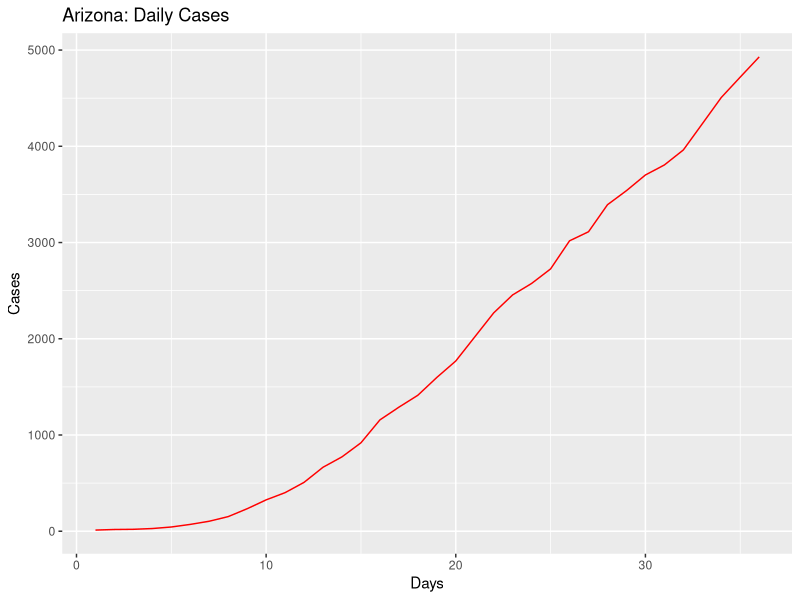
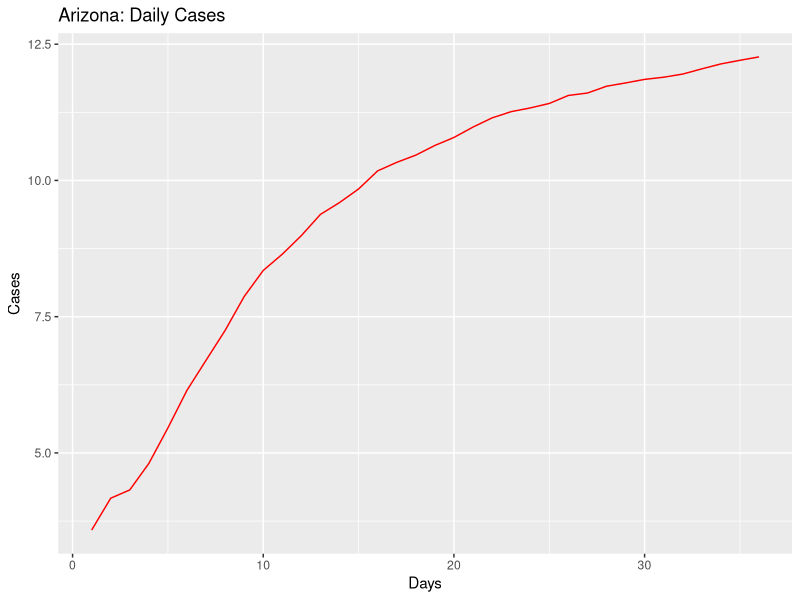
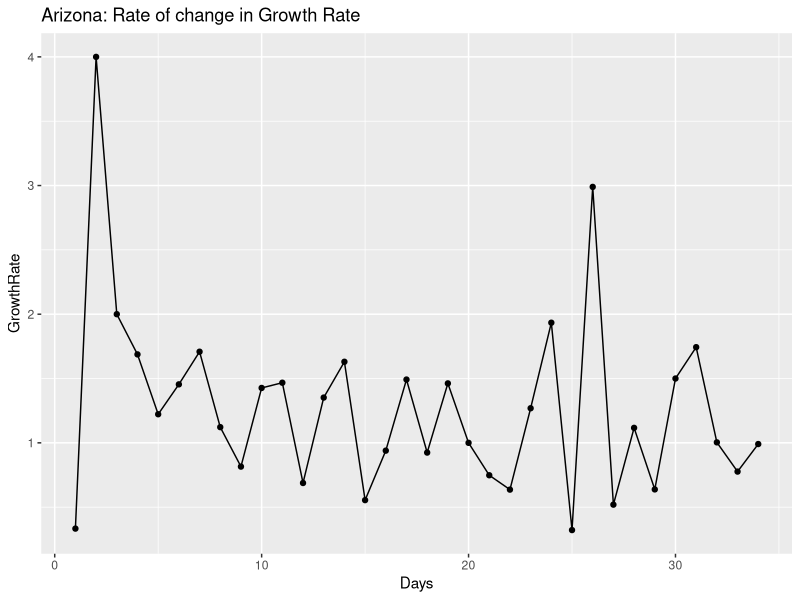
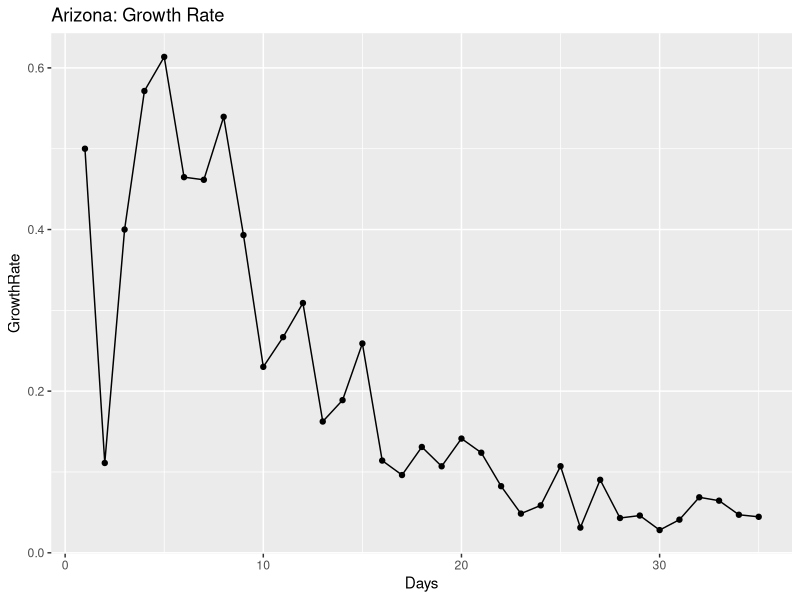
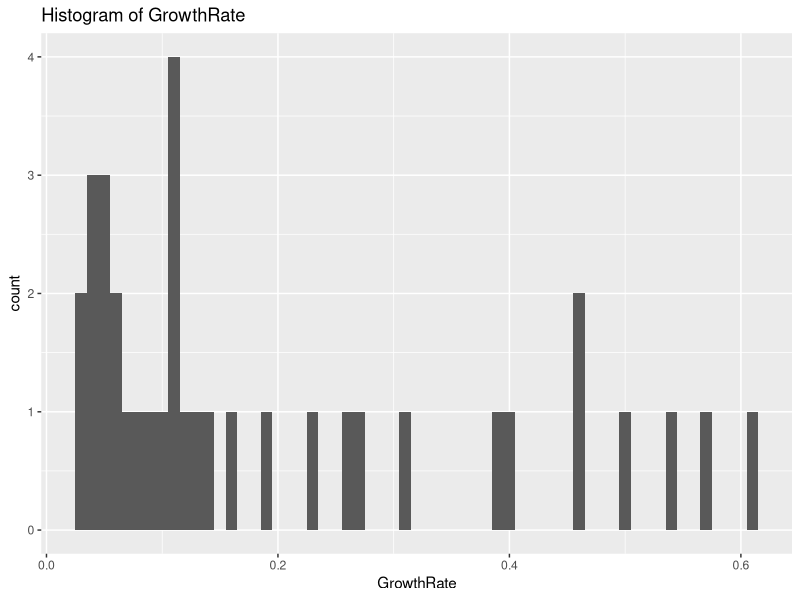
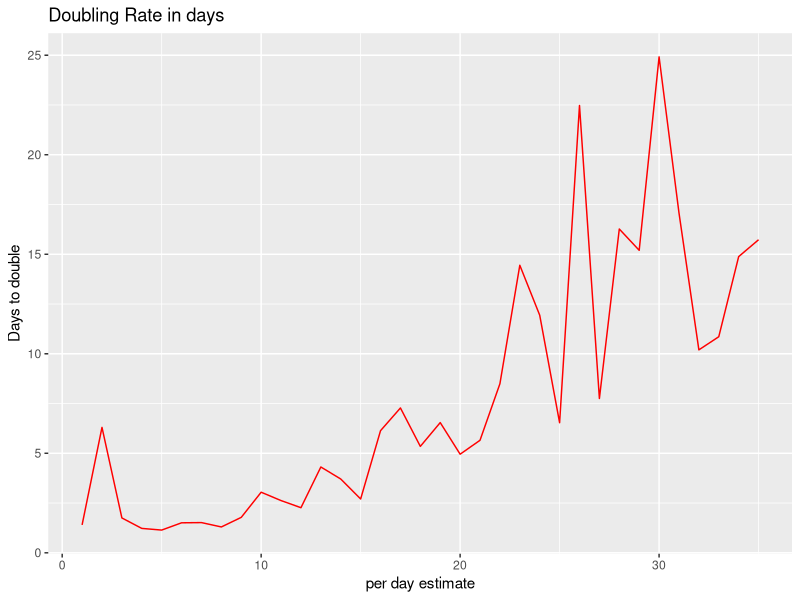
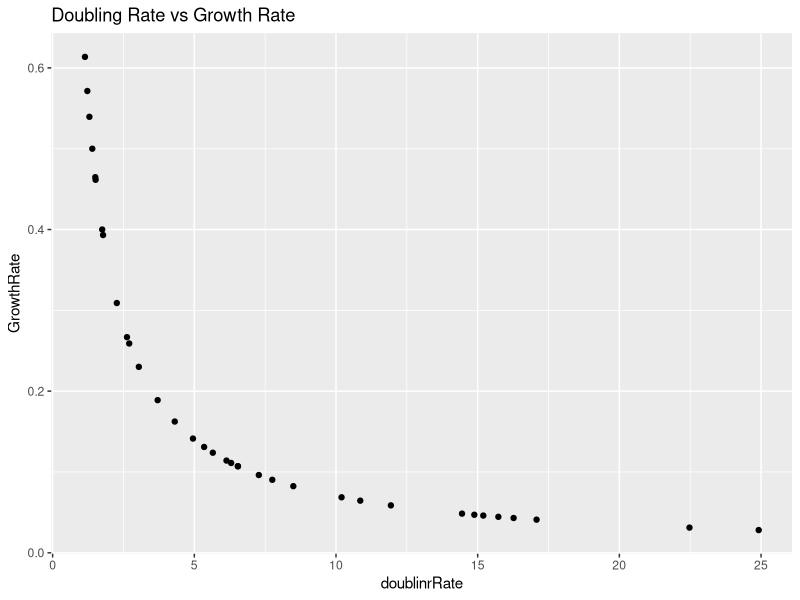
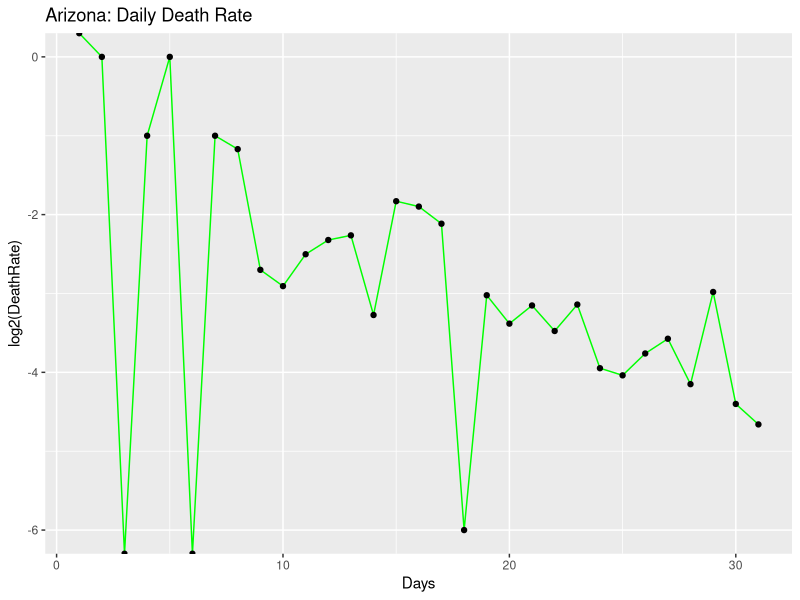

Reproduce these figures in R, in order.
## ---- chunk 1
knitr::opts_chunk$set(echo = TRUE)
## ---- chunk 2
library(ggplot2)
library(gridExtra)
library(dplyr)

coronaGrowth <- function(absoluteNumbers){
  growthfactor <- NULL
  absgrowth <- NULL
  for(i in 1:length(absoluteNumbers))
  {
    #print((absoluteNumbers[i]-absoluteNumbers[i+1]/absoluteNumbers[i+1])/absoluteNumbers[i+1])
    growthfactor[i] <- ((absoluteNumbers[i]-absoluteNumbers[i+1]))/(absoluteNumbers[i+1]-absoluteNumbers[i+2])  
    #growthfactor[i] <- ((absoluteNumbers[i]-absoluteNumbers[i+1]))/(absolutenumbers[i])
  }
  
  return (rev(growthfactor))
}

DailyGrowthRate <- function(absoluteNumbers)
{
  growthfactor <- NULL
  absgrowth <- NULL
  for(i in 1:length(absoluteNumbers))
  {
    #print((absoluteNumbers[i]-absoluteNumbers[i+1]/absoluteNumbers[i+1])/absoluteNumbers[i+1])
    growthfactor[i] <- ((absoluteNumbers[i]/absoluteNumbers[i+1]))-1 
    #growthfactor[i] <- ((absoluteNumbers[i]-absoluteNumbers[i+1]))/(absolutenumbers[i])
  }
  
  return (rev(growthfactor))  
}

DoublingRate <- function(absoluteNumbers)
{
  doublingrRate <- NULL
  cumsum <- NULL
  for(i in 1:length(absoluteNumbers))
  {
    
    doublingrRate[i] <- (70/(absoluteNumbers[i]*100))
    
  }
  return ((doublingrRate))  
}

#Calculate the mean and median growth rate:
MeanMediangrowthrate <- function(dataTrend1)
{
  MeanGRTrend <- NULL
  MedianGRTrend <- NULL
  
  for(i in 1:length(dataTrend1$GrowthRate))
  {
    MedianGRTrend[i] <- median(dataTrend1[1:i,"GrowthRate"])
    MeanGRTrend[i] <- mean(dataTrend1[1:i,"GrowthRate"])
  }
  
  dataTrend1$MedianGRT = MedianGRTrend
  dataTrend1$MeanGRT = MeanGRTrend
  
  return(dataTrend1)

}

#Calculate ratio of newdeaths/newcases
newDeathstonewCases <- function(absolutenumbers,totaldeaths)
{
  newCases <- NULL
  newDeaths <- NULL
  for(i in 1:length(absolutenumbers))
  {
    if(i == length(absolutenumbers))
    {
      print("reached the end")
    }else{
     newDeaths[i] = (totaldeaths[i]-totaldeaths[i+1])
     newCases[i] = (absolutenumbers[i]-absolutenumbers[i+1]) 
    }
  }
  

  days <- seq(2:length(absolutenumbers))
 return(data.frame( newDeaths = rev(newDeaths),newCases = rev(newCases),Days = days))
 
}

#Calculate ratio of deaths to totalCases
totalDeathstoCases <- function(absolutenumbers,totaldeaths)
{
  ratio <- NULL
  for(i in 1:length(absolutenumbers))
  {

     ratio[i] = (totaldeaths[i])/(absolutenumbers[i]) 
  }
  
  return(rev(ratio))
}
## ---- chunk 3
#Arizona

absolutenumbers <- c(4929,4719,4507,4234,3962,3806,3702,3539,3393,3112,3018,2726,2575,2456,2269,2019,1769,1598,1413,1289,1157,919,773,665,508,401,326,234,152,104,71,44,28,20,18,12)

totaldeaths <- c(184,177,169,150,142,131,122,115,108,97,89,80,73,65,64,52,41,32,29,24,20,17,15,13,9,6,6,3,2,2,1,0,0,0,0,0)

#America
#absolutenumbers <- c(101.7*1000,83.8*1000,65.8*1000,53.7*1000,43.8*1000,33.3*1000,25*1000,19*1000,13.7*1000,7.8*1000,6.4*1000,4.6*1000,3.5*1000,2.7*1000)
## ---- chunk 4
growthrate <- na.exclude(coronaGrowth(absolutenumbers))
days <- seq(1:length(growthrate))
dataTrend <- data.frame(GrowthRate = growthrate,Days = days)
print(dataTrend)
p1 <- ggplot(data=dataTrend, aes(x=Days, y=GrowthRate, group=1)) +ggtitle("Arizona: Rate of change in Growth Rate")+
  geom_line()+
  geom_point()

print(dataTrend)
#print(dataTrend1)




growthrate1 <- na.exclude(DailyGrowthRate(absolutenumbers))
doublingrate1 <- na.exclude(DoublingRate(growthrate1))
days1 <- seq(1:length(growthrate1))
dataTrend1 <- data.frame(GrowthRate = growthrate1,Days = days1,doublinrRate = doublingrate1)
print(dataTrend1)
multiplier <- tail(dataTrend1, n = 1)
pred_val <- (head(absolutenumbers, n = 1)*multiplier[,"GrowthRate"])+head(absolutenumbers, n = 1)

p2 <- ggplot(data=dataTrend1, aes(x=Days, y=GrowthRate, group=1)) +ggtitle("Arizona: Growth Rate")+
  geom_line()+
  geom_point()

days <- seq(1:length(absolutenumbers))
growthrate <- append(growthrate, c(1,1),after = 0)
dataOriginal <- data.frame(Cases = rev(absolutenumbers), Days = days)
p3<- ggplot() +geom_line(data=dataOriginal, aes(x=Days, y=Cases,),color = "Red")+labs(title="Arizona: Daily Cases", y="Cases", x="Days")

p3_log<- ggplot() +geom_line(data=dataOriginal, aes(x=Days, y=log2(Cases)),color = "Red")+labs(title="Arizona: Daily Cases", y="Cases", x="Days")+
  #geom_line(data=dataOriginal, aes(x=Days+1, y=Prediction),color = "Blue")
  geom_point()



# Analyze growth rate to get interval of values
summary(dataTrend1$GrowthRate)
dataTrend1%>%select("GrowthRate")%>%summarise(meanGR = mean(GrowthRate), medianGR = median(GrowthRate), sdGR = sd(GrowthRate))
p4 <- ggplot(data = dataTrend1, aes(x = GrowthRate))+ggtitle("Histogram of GrowthRate")+geom_histogram(binwidth = 0.01)


#Analyze the doubling rate
p5<- ggplot() +geom_line(data=dataTrend1, aes(x=Days, y=doublinrRate),color = "Red")+labs(title="Doubling Rate in days", y="Days to double", x ="per day estimate")+
  #geom_line(data=dataOriginal, aes(x=Days+1, y=Prediction),color = "Blue")
  geom_point()

#Scatter plor of Growthrate versus Doubling Rate
p6 <- ggplot()+geom_point(data = dataTrend1, aes(x = doublinrRate, y = GrowthRate))+labs(title = "Doubling Rate vs Growth Rate")

dataTrend1 <- MeanMediangrowthrate(dataTrend1 = dataTrend1)

#Median growth rate trend 
#Median growth rate trend 
p7 <- ggplot()+geom_line(data = dataTrend1, aes(x = Days, y = MedianGRT),color = "Blue")+labs(title = "Arizona Median(BLUE)VsMean(RED) Growth Rate")+geom_line(data=dataTrend1, aes(x=Days , y=MeanGRT),color = "Red")


deathrate1 <- na.exclude(DailyGrowthRate(totaldeaths))
doublingdeathrate1 <- na.exclude(DoublingRate(deathrate1))
days1 <- seq(1:length(deathrate1))
dataDeathTrend1 <- data.frame(DeathRate = deathrate1,Days = days1,doublinrRate = doublingdeathrate1)
#print(dataDeathTrend1)
#multiplier <- tail(totaldeaths, n = 1)
#pred_val <- (head(dataDeathTrend1, n = 1)*multiplier[,"DeathRate"])+head(dataDeathTrend1, n = 1)

p8 <- ggplot(data=dataDeathTrend1, aes(x=Days, y=log2(DeathRate), group=1)) +ggtitle("Arizona: Daily Death Rate")+
  geom_line(color = "Green")+
  geom_point()


rationewdeathtocases <- newDeathstonewCases(absolutenumbers,totaldeaths)

p9 <- ggplot(data=rationewdeathtocases, aes(x=Days, y=log2(newCases), group=1)) +ggtitle("Arizona:newCases(Orange)")+
  geom_line(color = "Orange")+geom_point()

totaldeathstocases <- totalDeathstoCases(absolutenumbers,totaldeaths)
days <- seq(1:length(absolutenumbers))
datatotaldeathstocasesTrend <- data.frame(ratio = totaldeathstocases,Days = days)
#Scatter plot of totalcases to totaldeaths
p10 <- ggplot(data=datatotaldeathstocasesTrend, aes(x=Days, y=ratio, group=1)) +ggtitle("Arizona: TotalDeaths/TotalCases")+
  geom_line(color = "Yellow")+
  geom_point()

#Confidence Interval for mean population GrowthRate:
meanGR = mean(dataTrend1$GrowthRate)
sdGR = sd(dataTrend1$GrowthRate)

uppperlimitGR= meanGR+sdGR
lowerlimitGR = meanGR-sdGR

#Predictions based on: Current Growth Rate, MeanGrowth Rate, Upper GrowthRate, Lower GrowthRate
pred_val_Current <- (head(absolutenumbers, n = 1)*multiplier[,"GrowthRate"])+head(absolutenumbers, n = 1)
pred_val_MeanGR <- (head(absolutenumbers, n = 1)*meanGR)+head(absolutenumbers, n = 1)
pred_val_upperGR <- (head(absolutenumbers, n = 1)*uppperlimitGR)+head(absolutenumbers, n = 1)
pred_val_lowerGR <- (head(absolutenumbers, n = 1)*lowerlimitGR)+head(absolutenumbers, n = 1)

print("Current GR:")
print(multiplier[,"GrowthRate"])
print(pred_val_Current)

print("Mean GR:")
print(meanGR)
print(pred_val_MeanGR)

print("Upperlimit GR:")
print(uppperlimitGR)
print(pred_val_upperGR)

print("Lowerlimit GR:")
print(lowerlimitGR)
print(pred_val_lowerGR)

#Doubling rate:-
DRCurrent <- round(70/(meanGR*100),digits = 0)
DRMedian <- round(70/(median(dataTrend1$GrowthRate)*100),digits = 0)
latestDRCurrent <- round(tail(dataTrend1$doublinrRate,n=1),digits = 0)

## ---- chunk 5
#grid.arrange(p3,p3_log,p1,p2,p4,p5,p6,nrow = 4, ncol = 2)
print(p3)
print(p3_log)
print(p1)
print(p2)
print(p4)
print(p5)
print(p6)
print(p8)
print(p9)
print(p10)
print(p7)
## ---- chunk 6
library(ggplot2)
library(gridExtra)
library(dplyr)

coronaGrowth <- function(absoluteNumbers){
  growthfactor <- NULL
  absgrowth <- NULL
  for(i in 1:length(absoluteNumbers))
  {
    #print((absoluteNumbers[i]-absoluteNumbers[i+1]/absoluteNumbers[i+1])/absoluteNumbers[i+1])
    growthfactor[i] <- ((absoluteNumbers[i]-absoluteNumbers[i+1]))/(absoluteNumbers[i+1]-absoluteNumbers[i+2])  
    #growthfactor[i] <- ((absoluteNumbers[i]-absoluteNumbers[i+1]))/(absolutenumbers[i])
  }
  
  return (rev(growthfactor))
}

DailyGrowthRate <- function(absoluteNumbers)
{
  growthfactor <- NULL
  absgrowth <- NULL
  for(i in 1:length(absoluteNumbers))
  {
    #print((absoluteNumbers[i]-absoluteNumbers[i+1]/absoluteNumbers[i+1])/absoluteNumbers[i+1])
    growthfactor[i] <- ((absoluteNumbers[i]/absoluteNumbers[i+1]))-1 
    #growthfactor[i] <- ((absoluteNumbers[i]-absoluteNumbers[i+1]))/(absolutenumbers[i])
  }
  
  return (rev(growthfactor))  
}

DoublingRate <- function(absoluteNumbers)
{
  doublingrRate <- NULL
  cumsum <- NULL
  for(i in 1:length(absoluteNumbers))
  {
    
    doublingrRate[i] <- (70/(absoluteNumbers[i]*100))
    
  }
  return ((doublingrRate))  
}

#Calculate the mean and median growth rate:
MeanMediangrowthrate <- function(dataTrend1)
{
  MeanGRTrend <- NULL
  MedianGRTrend <- NULL
  
  for(i in 1:length(dataTrend1$GrowthRate))
  {
    MedianGRTrend[i] <- median(dataTrend1[1:i,"GrowthRate"])
    MeanGRTrend[i] <- mean(dataTrend1[1:i,"GrowthRate"])
  }
  
  dataTrend1$MedianGRT = MedianGRTrend
  dataTrend1$MeanGRT = MeanGRTrend
  
  return(dataTrend1)

}

# #Calculate ratio of newdeaths/newcases
# newDeathstonewCases <- function(absolutenumbers,totaldeaths)
# {
#   ratio <- NULL
#   for(i in 1:length(absolutenumbers))
#   {
#     if(i == length(absolutenumbers))
#     {
#       print("reached the end")
#     }else{
#      ratio[i] = (totaldeaths[i]-totaldeaths[i+1])/(absolutenumbers[i]-absolutenumbers[i+1]) 
#     }
#   }
#   
#   return(rev(ratio))
# }

#Calculate ratio of newdeaths/newcases
newDeathstonewCases <- function(absolutenumbers,totaldeaths)
{
  newCases <- NULL
  newDeaths <- NULL
  for(i in 1:length(absolutenumbers))
  {
    if(i == length(absolutenumbers))
    {
      print("reached the end")
    }else{
     newDeaths[i] = (totaldeaths[i]-totaldeaths[i+1])
     newCases[i] = (absolutenumbers[i]-absolutenumbers[i+1]) 
    }
  }
  

  days <- seq(2:length(absolutenumbers))
 return(data.frame( newDeaths = rev(newDeaths),newCases = rev(newCases),Days = days))
 
}

#Calculate ratio of deaths to totalCases
totalDeathstoCases <- function(absolutenumbers,totaldeaths)
{
  ratio <- NULL
  for(i in 1:length(absolutenumbers))
  {

     ratio[i] = (totaldeaths[i])/(absolutenumbers[i]) 
  }
  
  return(rev(ratio))
}

## ---- chunk 7
#Arizona
#absolutenumbers <- c(773,665,508,401,326,234,152,104,71,44,28,20,18,12)

#America

absolutenumbers <- c(762.896*1000,726.856*1000,686.431*1000,654.343*1000,622.412*1000,591.285*1000,573.138*1000,545.934*1000,521.623*1000,489.646*1000,454.615*1000,418.451*1000,386.571*1000,355.834*1000,327.871*1000,300.432*1000,265.506*1000,235.281*1000,205.035*1000,176.518*1000,145.369*1000,133.094*1000,123.578*1000,101.7*1000,83.8*1000,65.8*1000,53.7*1000,43.8*1000,33.3*1000,25*1000,19*1000,13.7*1000,7.8*1000,6.4*1000,4.6*1000,3.5*1000,2.7*1000)

totaldeaths <- c(40495,38200,35578,33490,27549,24618,22930,21474,20057,18325,16691,14791,12851,10880,9622,8457,7127,6081,5107,4057,3143,2585,2222,1697,1296,1028,781,556,414,301,255,206,150,110,87,69,57,48,41,38,30,26,22,19,15,12,11,9,6,1,1)




## ---- chunk 8
growthrate <- na.exclude(coronaGrowth(absolutenumbers))
days <- seq(1:length(growthrate))
dataTrend <- data.frame(GrowthRate = growthrate,Days = days)
print(dataTrend)
p1 <- ggplot(data=dataTrend, aes(x=Days, y=GrowthRate, group=1)) +ggtitle("US: Rate of change in Growth Rate")+
  geom_line()+
  geom_point()

print(dataTrend)
#print(dataTrend1)




growthrate1 <- na.exclude(DailyGrowthRate(absolutenumbers))
doublingrate1 <- na.exclude(DoublingRate(growthrate1))
days1 <- seq(1:length(growthrate1))
dataTrend1 <- data.frame(GrowthRate = growthrate1,Days = days1,doublinrRate = doublingrate1)
print(dataTrend1)
multiplier <- tail(dataTrend1, n = 1)
pred_val <- (head(absolutenumbers, n = 1)*multiplier[,"GrowthRate"])+head(absolutenumbers, n = 1)

p2 <- ggplot(data=dataTrend1, aes(x=Days, y=GrowthRate, group=1)) +ggtitle("US: Growth Rate")+
  geom_line()+
  geom_point()

days <- seq(1:length(absolutenumbers))
growthrate <- append(growthrate, c(1,1),after = 0)
dataOriginal <- data.frame(Cases = rev(absolutenumbers), Days = days)
p3<- ggplot() +geom_line(data=dataOriginal, aes(x=Days, y=Cases,),color = "Red")+labs(title="US: Daily Cases", y="Cases", x="Days")

p3_log<- ggplot() +geom_line(data=dataOriginal, aes(x=Days, y=log2(Cases)),color = "Red")+labs(title="US: Daily Cases", y="Cases", x="Days")+
  #geom_line(data=dataOriginal, aes(x=Days+1, y=Prediction),color = "Blue")
  geom_point()



# Analyze growth rate to get interval of values
summary(dataTrend1$GrowthRate)
dataTrend1%>%select("GrowthRate")%>%summarise(meanGR = mean(GrowthRate), medianGR = median(GrowthRate), sdGR = sd(GrowthRate))
p4 <- ggplot(data = dataTrend1, aes(x = GrowthRate))+ggtitle("Histogram of GrowthRate")+geom_histogram(binwidth = 0.01)


#Analyze the doubling rate
p5<- ggplot() +geom_line(data=dataTrend1, aes(x=Days, y=doublinrRate),color = "Red")+labs(title="Doubling Rate in days", y="Days to double", x ="per day estimate")+
  #geom_line(data=dataOriginal, aes(x=Days+1, y=Prediction),color = "Blue")
  geom_point()

#Scatter plor of Growthrate versus Doubling Rate
p6 <- ggplot()+geom_point(data = dataTrend1, aes(x = doublinrRate, y = GrowthRate))+labs(title = "Doubling Rate vs Growth Rate")

dataTrend1 <- MeanMediangrowthrate(dataTrend1 = dataTrend1)


#Median growth rate trend 
#Median growth rate trend 
p7 <- ggplot()+geom_line(data = dataTrend1, aes(x = Days, y = MedianGRT),color = "Blue")+labs(title = "US Median(BLUE)VsMean(RED) Growth Rate")+geom_line(data=dataTrend1, aes(x=Days , y=MeanGRT),color = "Red")

deathrate1 <- na.exclude(DailyGrowthRate(totaldeaths))
doublingdeathrate1 <- na.exclude(DoublingRate(deathrate1))
days1 <- seq(1:length(deathrate1))
dataDeathTrend1 <- data.frame(DeathRate = deathrate1,Days = days1,doublinrRate = doublingdeathrate1)
#print(dataDeathTrend1)
#multiplier <- tail(totaldeaths, n = 1)
#pred_val <- (head(dataDeathTrend1, n = 1)*multiplier[,"DeathRate"])+head(dataDeathTrend1, n = 1)

p8 <- ggplot(data=dataDeathTrend1, aes(x=Days, y=log2(DeathRate), group=1)) +ggtitle("US: Daily Death Rate")+
  geom_line(color = "Green")+
  geom_point()

rationewdeathtocases <- newDeathstonewCases(absolutenumbers,totaldeaths)

p9 <- ggplot(data=rationewdeathtocases, aes(x=Days, y=log2(newCases), group=1)) +ggtitle("US:newCases(Orange)")+
  geom_line(color = "Orange")+geom_point()
totaldeathstocases <- totalDeathstoCases(absolutenumbers,totaldeaths)
days <- seq(1:length(absolutenumbers))
datatotaldeathstocasesTrend <- data.frame(ratio = totaldeathstocases,Days = days)
#Scatter plot of totalcases to totaldeaths
p10 <- ggplot(data=datatotaldeathstocasesTrend, aes(x=Days, y=ratio, group=1)) +ggtitle("US: TotalDeaths/TotalCases")+
  geom_line(color = "Yellow")+
  geom_point()
#Confidence Interval for mean population GrowthRate:
meanGR = mean(dataTrend1$GrowthRate)
sdGR = sd(dataTrend1$GrowthRate)

uppperlimitGR= meanGR+sdGR
lowerlimitGR = meanGR-sdGR

#Predictions based on: Current Growth Rate, MeanGrowth Rate, Upper GrowthRate, Lower GrowthRate
pred_val_Current <- (head(absolutenumbers, n = 1)*multiplier[,"GrowthRate"])+head(absolutenumbers, n = 1)
pred_val_MeanGR <- (head(absolutenumbers, n = 1)*meanGR)+head(absolutenumbers, n = 1)
pred_val_upperGR <- (head(absolutenumbers, n = 1)*uppperlimitGR)+head(absolutenumbers, n = 1)
pred_val_lowerGR <- (head(absolutenumbers, n = 1)*lowerlimitGR)+head(absolutenumbers, n = 1)

print("Current GR:")
print(multiplier[,"GrowthRate"])
print(pred_val_Current)

print("Mean GR:")
print(meanGR)
print(pred_val_MeanGR)

print("Upperlimit GR:")
print(uppperlimitGR)
print(pred_val_upperGR)

print("Lowerlimit GR:")
print(lowerlimitGR)
print(pred_val_lowerGR)

#Doubling rate:-
DRCurrent <- round(70/(meanGR*100),digits = 0)
DRMedian <- round(70/(median(dataTrend1$GrowthRate)*100),digits = 0)
latestDRCurrent <- round(tail(dataTrend1$doublinrRate,n=1),digits = 0)

## ---- chunk 9
#grid.arrange(p3,p3_log,p1,p2,p4,p5,p6,nrow = 4, ncol = 2)
print(p3)
print(p3_log)
print(p1)
print(p2)
print(p4)
print(p5)
print(p6)
print(p8)
print(p9)
print(p10)
print(p7)
## ---- chunk 10
library(ggplot2)
library(gridExtra)
library(dplyr)

coronaGrowth <- function(absoluteNumbers){
  growthfactor <- NULL
  absgrowth <- NULL
  for(i in 1:length(absoluteNumbers))
  {
    #print((absoluteNumbers[i]-absoluteNumbers[i+1]/absoluteNumbers[i+1])/absoluteNumbers[i+1])
    growthfactor[i] <- ((absoluteNumbers[i]-absoluteNumbers[i+1]))/(absoluteNumbers[i+1]-absoluteNumbers[i+2])  
    #growthfactor[i] <- ((absoluteNumbers[i]-absoluteNumbers[i+1]))/(absolutenumbers[i])
  }
  
  return (rev(growthfactor))
}

DailyGrowthRate <- function(absoluteNumbers)
{
  growthfactor <- NULL
  absgrowth <- NULL
  for(i in 1:length(absoluteNumbers))
  {
    #print((absoluteNumbers[i]-absoluteNumbers[i+1]/absoluteNumbers[i+1])/absoluteNumbers[i+1])
    growthfactor[i] <- ((absoluteNumbers[i]/absoluteNumbers[i+1]))-1 
    #growthfactor[i] <- ((absoluteNumbers[i]-absoluteNumbers[i+1]))/(absolutenumbers[i])
  }
  
  return (rev(growthfactor))  
}

DoublingRate <- function(absoluteNumbers)
{
  doublingrRate <- NULL
  cumsum <- NULL
  for(i in 1:length(absoluteNumbers))
  {
    
    doublingrRate[i] <- (70/(absoluteNumbers[i]*100))
    
  }
  return ((doublingrRate))  
}

#Calculate the mean and median growth rate:
MeanMediangrowthrate <- function(dataTrend1)
{
  MeanGRTrend <- NULL
  MedianGRTrend <- NULL
  
  for(i in 1:length(dataTrend1$GrowthRate))
  {
    MedianGRTrend[i] <- median(dataTrend1[1:i,"GrowthRate"])
    MeanGRTrend[i] <- mean(dataTrend1[1:i,"GrowthRate"])
  }
  
  dataTrend1$MedianGRT = MedianGRTrend
  dataTrend1$MeanGRT = MeanGRTrend
  
  return(dataTrend1)

}

#Calculate ratio of newdeaths/newcases
# newDeathstonewCases <- function(absolutenumbers,totaldeaths)
# {
#   ratio <- NULL
#   for(i in 1:length(absolutenumbers))
#   {
#     if(i == length(absolutenumbers))
#     {
#       print("reached the end")
#     }else{
#      ratio[i] = (totaldeaths[i]-totaldeaths[i+1])/(absolutenumbers[i]-absolutenumbers[i+1]) 
#     }
#   }
#   
#   return(rev(ratio))
# }

#Calculate ratio of newdeaths/newcases
newDeathstonewCases <- function(absolutenumbers,totaldeaths)
{
  newCases <- NULL
  newDeaths <- NULL
  for(i in 1:length(absolutenumbers))
  {
    if(i == length(absolutenumbers))
    {
      print("reached the end")
    }else{
     newDeaths[i] = (totaldeaths[i]-totaldeaths[i+1])
     newCases[i] = (absolutenumbers[i]-absolutenumbers[i+1]) 
    }
  }
  

  days <- seq(2:length(absolutenumbers))
 return(data.frame( newDeaths = rev(newDeaths),newCases = rev(newCases),Days = days))
 
}

#Calculate ratio of deaths to totalCases
totalDeathstoCases <- function(absolutenumbers,totaldeaths)
{
  ratio <- NULL
  for(i in 1:length(absolutenumbers))
  {

     ratio[i] = (totaldeaths[i])/(absolutenumbers[i]) 
  }
  
  return(rev(ratio))
}
## ---- chunk 11
#Arizona
#absolutenumbers <- c(773,665,508,401,326,234,152,104,71,44,28,20,18,12)

#America
absolutenumbers <- c(17615,14792,13835,12759,12320,10941,9635,9166,8339,7598,6653,5749,5311,4778,3588,3082,2567,2341,1637,1397,1251,1071,1024,987,887,727,657,536,499,396,332,249,194,169,143,129,114,100,82,74,62,62,47,40,34,31,30,29,7,6,3,3,3,3,3,3,3,3,3,3,3,3,3,3,3)

totaldeaths <- c(559,488,452,423,405,368,331,325,288,246,227,178,160,136,118,99,86,72,58,35,27,24,20,20,12,10,10,7,5,5,4,3,3,2,2,2,2,1,0,0,0,0,0,0,0,0,0,0,0,0,0,0,0,0,0,0,0,0,0,0,0,0,0,0,0)
## ---- chunk 12
growthrate <- na.exclude(coronaGrowth(absolutenumbers))
days <- seq(1:length(growthrate))
dataTrend <- data.frame(GrowthRate = growthrate,Days = days)
print(dataTrend)
p1 <- ggplot(data=dataTrend, aes(x=Days, y=GrowthRate, group=1)) +ggtitle("US: Rate of change in Growth Rate")+
  geom_line()+
  geom_point()

print(dataTrend)
#print(dataTrend1)




growthrate1 <- na.exclude(DailyGrowthRate(absolutenumbers))
doublingrate1 <- na.exclude(DoublingRate(growthrate1))
days1 <- seq(1:length(growthrate1))
dataTrend1 <- data.frame(GrowthRate = growthrate1,Days = days1,doublinrRate = doublingrate1)
print(dataTrend1)
multiplier <- tail(dataTrend1, n = 1)
pred_val <- (head(absolutenumbers, n = 1)*multiplier[,"GrowthRate"])+head(absolutenumbers, n = 1)

p2 <- ggplot(data=dataTrend1, aes(x=Days, y=GrowthRate, group=1)) +ggtitle("India: Growth Rate")+
  geom_line()+
  geom_point()

days <- seq(1:length(absolutenumbers))
growthrate <- append(growthrate, c(1,1),after = 0)
dataOriginal <- data.frame(Cases = rev(absolutenumbers), Days = days)
p3<- ggplot() +geom_line(data=dataOriginal, aes(x=Days, y=Cases,),color = "Red")+labs(title="India: Daily Cases", y="Cases", x="Days")

p3_log<- ggplot() +geom_line(data=dataOriginal, aes(x=Days, y=log2(Cases)),color = "Red")+labs(title="India: Daily Cases", y="Cases", x="Days")+
  #geom_line(data=dataOriginal, aes(x=Days+1, y=Prediction),color = "Blue")
  geom_point()



# Analyze growth rate to get interval of values
summary(dataTrend1$GrowthRate)
dataTrend1%>%select("GrowthRate")%>%summarise(meanGR = mean(GrowthRate), medianGR = median(GrowthRate), sdGR = sd(GrowthRate))
p4 <- ggplot(data = dataTrend1, aes(x = GrowthRate))+ggtitle("Histogram of GrowthRate")+geom_histogram(binwidth = 0.01)


#Analyze the doubling rate
p5<- ggplot() +geom_line(data=dataTrend1, aes(x=Days, y=doublinrRate),color = "Red")+labs(title="Doubling Rate in days", y="Days to double", x ="per day estimate")+
  #geom_line(data=dataOriginal, aes(x=Days+1, y=Prediction),color = "Blue")
  geom_point()

#Scatter plor of Growthrate versus Doubling Rate
p6 <- ggplot()+geom_point(data = dataTrend1, aes(x = doublinrRate, y = GrowthRate))+labs(title = "Doubling Rate vs Growth Rate")

dataTrend1 <- MeanMediangrowthrate(dataTrend1 = dataTrend1)


#Median growth rate trend 
p7 <- ggplot()+geom_line(data = dataTrend1, aes(x = Days, y = MedianGRT),color = "Blue")+labs(title = "India Median(BLUE)VsMean(RED) Growth Rate")+geom_line(data=dataTrend1, aes(x=Days , y=MeanGRT),color = "Red")

deathrate1 <- na.exclude(DailyGrowthRate(totaldeaths))
doublingdeathrate1 <- na.exclude(DoublingRate(deathrate1))
days1 <- seq(1:length(deathrate1))
dataDeathTrend1 <- data.frame(DeathRate = deathrate1,Days = days1,doublinrRate = doublingdeathrate1)
#print(dataDeathTrend1)
#multiplier <- tail(totaldeaths, n = 1)
#pred_val <- (head(dataDeathTrend1, n = 1)*multiplier[,"DeathRate"])+head(dataDeathTrend1, n = 1)

p8 <- ggplot(data=dataDeathTrend1, aes(x=Days, y=log2(DeathRate), group=1)) +ggtitle("India: Daily Death Rate")+
  geom_line(color = "Green")+
  geom_point()

rationewdeathtocases <- newDeathstonewCases(absolutenumbers,totaldeaths)

p9 <- ggplot(data=rationewdeathtocases, aes(x=Days, y=log2(newCases), group=1)) +ggtitle("India:newCases(Orange)")+
  geom_line(color = "Orange")+geom_point()

totaldeathstocases <- totalDeathstoCases(absolutenumbers,totaldeaths)
days <- seq(1:length(absolutenumbers))
datatotaldeathstocasesTrend <- data.frame(ratio = totaldeathstocases,Days = days)
#Scatter plot of totalcases to totaldeaths
p10 <- ggplot(data=datatotaldeathstocasesTrend, aes(x=Days, y=ratio, group=1)) +ggtitle("India: TotalDeaths/TotalCases")+
  geom_line(color = "Yellow")+
  geom_point()

#Confidence Interval for mean population GrowthRate:
meanGR = mean(dataTrend1$GrowthRate)
sdGR = sd(dataTrend1$GrowthRate)

uppperlimitGR= meanGR+sdGR
lowerlimitGR = meanGR-sdGR

#Predictions based on: Current Growth Rate, MeanGrowth Rate, Upper GrowthRate, Lower GrowthRate
pred_val_Current <- (head(absolutenumbers, n = 1)*multiplier[,"GrowthRate"])+head(absolutenumbers, n = 1)
pred_val_MeanGR <- (head(absolutenumbers, n = 1)*meanGR)+head(absolutenumbers, n = 1)
pred_val_upperGR <- (head(absolutenumbers, n = 1)*uppperlimitGR)+head(absolutenumbers, n = 1)
pred_val_lowerGR <- (head(absolutenumbers, n = 1)*lowerlimitGR)+head(absolutenumbers, n = 1)

print("Current GR:")
print(multiplier[,"GrowthRate"])
print(pred_val_Current)

print("Mean GR:")
print(meanGR)
print(pred_val_MeanGR)

print("Upperlimit GR:")
print(uppperlimitGR)
print(pred_val_upperGR)

print("Lowerlimit GR:")
print(lowerlimitGR)
print(pred_val_lowerGR)

#Doubling rate:-
DRCurrent <- round(70/(meanGR*100),digits = 0)
DRMedian <- round(70/(median(dataTrend1$GrowthRate)*100),digits = 0)
latestDRCurrent <- round(tail(dataTrend1$doublinrRate,n=1),digits = 0)

## ---- chunk 13
#grid.arrange(p3,p3_log,p1,p2,p4,p5,p6,nrow = 4, ncol = 2)
print(p3)
print(p3_log)
print(p1)
print(p2)
print(p4)
print(p5)
print(p6)
print(p8)
print(p9)
print(p10)
print(p7)
